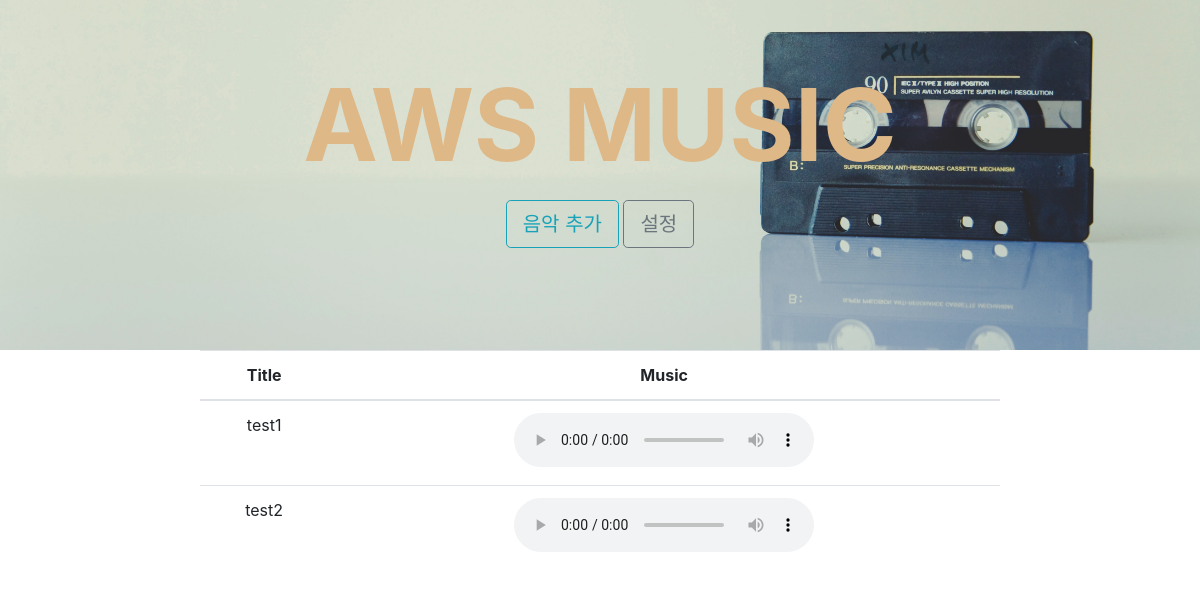
Before: / with the older database file.
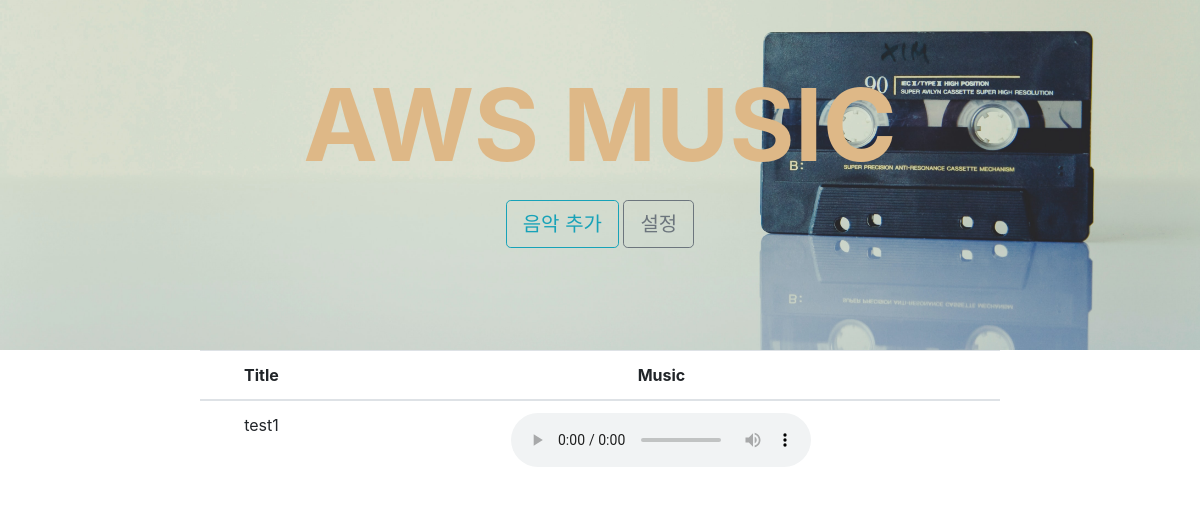
After: the same page with the newer database file.
### main/models.py (models this page shows, shortened)
class Music(models.Model):
    title = models.CharField(max_length=100, null=True, blank=True)
    content = models.TextField(null=True, blank=True)
    music = models.FileField(upload_to='music/', null=True, blank=True)
    created_at = models.DateTimeField(auto_now_add=True, null=True, blank=True)

### main/views.py (the view)
# urls.py: path('', views.main, name='main'),
def main(request):
    if request.method == 'POST':
        form = MusicForm(request.POST, request.FILES)
        if form.is_valid():
            music = form.save(commit=False)
            music.save()
            return redirect('main')
    else:
        musics = Music.objects.all
        form = MusicForm()
        return render(request, 'main.html', {'form': form, 'musics': musics})

### main/templates/main.html (shortened to what this page needs)
<!doctype html>
<html>
    <head>
        {% load static %}
        <link rel="stylesheet" type="text/css" href="{% static 'style.css' %}">
        <link rel="stylesheet" href="https://stackpath.bootstrapcdn.com/bootstrap/4.5.0/css/bootstrap.min.css">
    </head>
    <body>
        <div class="bg-container">
            <div class="title">AWS MUSIC</div>
            <button type="button" class="btn btn-outline-info btn-lg" data-toggle="modal" data-target="#addMusic">음악 추가</button>
            <button type="button" class="btn btn-outline-secondary btn-lg" data-toggle="modal" data-target="#admin">설정</button>
        </div>
        <div class="music-list">
            <table class="table table-hover">
                <thead>
                    <tr>
                        <th scope="col">Title</th>
                        <th scope="col">Music</th>
                    </tr>
                </thead>
                <tbody>
                    {% for music in musics %}
                        <tr>
                            <td>{{music.title}}</td>
                            <td><audio src="{{music.music.url}}" controls></audio></td>
                        </tr>
                    {% endfor %}
                </tbody>
            </table>
        </div>
    </body>
</html>

### main/static/style.css (style rules this page uses)
.bg-container { width: 100%; height: 350px; background-image: url('bg.jpg'); background-size: cover; background-position: center; text-align: center; }
.title { font-size: 100px; padding-top: 50px; color: burlywood; font-weight: bold; }
.music-list { text-align: center; margin: 0 200px; }

Changed rows visible on the page:
removed Music: title "test2"
